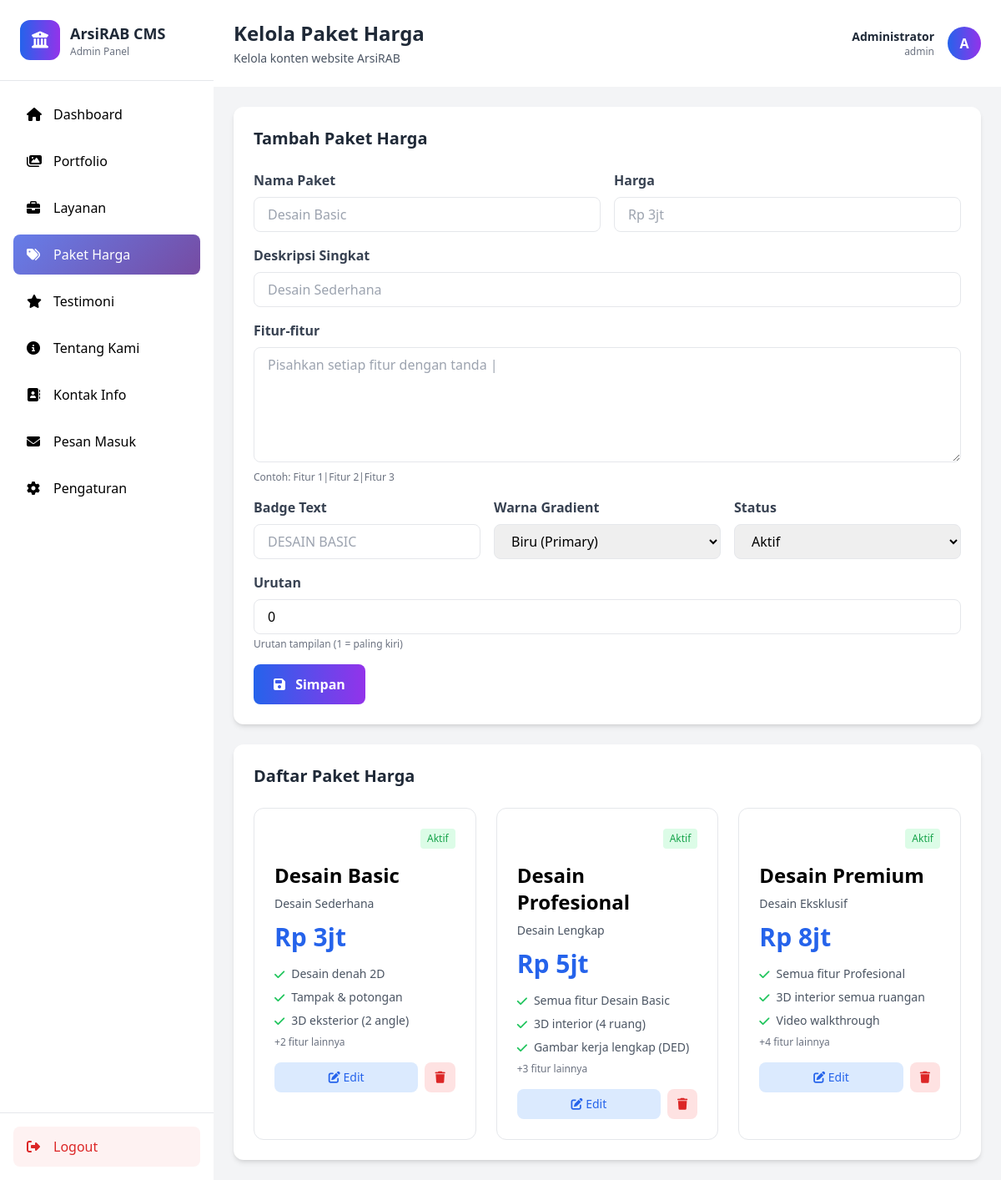
The page /admin/paket-harga.php (signed in) on the database its author committed.
### tables this page shows
CREATE TABLE IF NOT EXISTS paket_harga (
    id INT PRIMARY KEY AUTO_INCREMENT,
    nama_paket VARCHAR(100) NOT NULL,
    harga VARCHAR(50) NOT NULL,
    deskripsi TEXT,
    fitur TEXT,
    badge VARCHAR(50),
    warna_gradient VARCHAR(100),
    status ENUM('aktif', 'nonaktif') DEFAULT 'aktif',
    urutan INT DEFAULT 0,
    created_at TIMESTAMP DEFAULT CURRENT_TIMESTAMP,
    updated_at TIMESTAMP DEFAULT CURRENT_TIMESTAMP ON UPDATE CURRENT_TIMESTAMP
);

### admin/paket-harga.php (the view, shortened to what this page needs)
<?php
include 'header.php';
$conn = getConnection();
$stmt = $conn->query("SELECT * FROM paket_harga ORDER BY urutan ASC");
$pakets = $stmt->fetchAll();
$edit_data = null;
?>
<div class="bg-white rounded-xl shadow-md p-6 mb-6">
    <h3 class="text-xl font-bold text-gray-800 mb-6">
        <?= $edit_data ? 'Edit' : 'Tambah' ?> Paket Harga
    </h3>
    <form method="POST" class="space-y-4">
        <div class="grid md:grid-cols-2 gap-4">
            <div>
                <label class="block text-gray-700 font-semibold mb-2">Nama Paket</label>
                <input type="text" name="nama_paket" required
                       value="<?= $edit_data['nama_paket'] ?? '' ?>"
                       class="w-full px-4 py-2 border rounded-lg focus:outline-none focus:ring-2 focus:ring-blue-500"
                       placeholder="Desain Basic">
            </div>
            <div>
                <label class="block text-gray-700 font-semibold mb-2">Harga</label>
                <input type="text" name="harga" required
                       value="<?= $edit_data['harga'] ?? '' ?>"
                       class="w-full px-4 py-2 border rounded-lg focus:outline-none focus:ring-2 focus:ring-blue-500"
                       placeholder="Rp 3jt">
            </div>
        </div>
        <div>
            <label class="block text-gray-700 font-semibold mb-2">Deskripsi Singkat</label>
            <input type="text" name="deskripsi" required
                   value="<?= $edit_data['deskripsi'] ?? '' ?>"
                   class="w-full px-4 py-2 border rounded-lg focus:outline-none focus:ring-2 focus:ring-blue-500"
                   placeholder="Desain Sederhana">
        </div>
        <div>
            <label class="block text-gray-700 font-semibold mb-2">Fitur-fitur</label>
            <textarea name="fitur" rows="5" required
                      class="w-full px-4 py-2 border rounded-lg focus:outline-none focus:ring-2 focus:ring-blue-500"
                      placeholder="Pisahkan setiap fitur dengan tanda |"><?= $edit_data['fitur'] ?? '' ?></textarea>
            <p class="text-xs text-gray-500 mt-1">Contoh: Fitur 1|Fitur 2|Fitur 3</p>
        </div>
        <div class="grid md:grid-cols-3 gap-4">
            <div>
                <label class="block text-gray-700 font-semibold mb-2">Badge Text</label>
                <input type="text" name="badge" required
                       value="<?= $edit_data['badge'] ?? '' ?>"
                       class="w-full px-4 py-2 border rounded-lg focus:outline-none focus:ring-2 focus:ring-blue-500"
                       placeholder="DESAIN BASIC">
            </div>
            <div>
                <label class="block text-gray-700 font-semibold mb-2">Warna Gradient</label>
                <select name="warna_gradient" required
                        class="w-full px-4 py-2 border rounded-lg focus:outline-none focus:ring-2 focus:ring-blue-500">
                    <option value="gradient-primary" <?= ($edit_data['warna_gradient'] ?? '') === 'gradient-primary' ? 'selected' : '' ?>>Biru (Primary)</option>
                </select>
            </div>
            <div>
                <label class="block text-gray-700 font-semibold mb-2">Status</label>
                <select name="status" required
                        class="w-full px-4 py-2 border rounded-lg focus:outline-none focus:ring-2 focus:ring-blue-500">
                    <option value="aktif" <?= ($edit_data['status'] ?? 'aktif') === 'aktif' ? 'selected' : '' ?>>Aktif</option>
                </select>
            </div>
        </div>
        <div>
            <label class="block text-gray-700 font-semibold mb-2">Urutan</label>
            <input type="number" name="urutan" min="0"
                   value="<?= $edit_data['urutan'] ?? 0 ?>"
                   class="w-full px-4 py-2 border rounded-lg focus:outline-none focus:ring-2 focus:ring-blue-500">
            <p class="text-xs text-gray-500 mt-1">Urutan tampilan (1 = paling kiri)</p>
        </div>
        <div class="flex gap-3">
            <button type="submit"
                    class="bg-gradient-to-r from-blue-600 to-purple-600 text-white px-6 py-3 rounded-lg font-semibold hover:shadow-lg transition">
                <i class="fas fa-save mr-2"></i>
                <?= $edit_data ? 'Update' : 'Simpan' ?>
            </button>
        </div>
    </form>
</div>
<div class="bg-white rounded-xl shadow-md p-6">
    <h3 class="text-xl font-bold text-gray-800 mb-6">Daftar Paket Harga</h3>
    <div class="grid md:grid-cols-3 gap-6">
        <?php foreach ($pakets as $paket):
            $gradient_class = $paket['warna_gradient'];
        ?>
        <div class="border rounded-xl p-6 hover:shadow-lg transition">
            <div class="flex items-center justify-between mb-4">
                <span class="text-xs <?= $gradient_class ?> text-white px-3 py-1 rounded-full font-bold">
                </span>
                <?php if ($paket['status'] === 'aktif'): ?>
                    <span class="text-xs bg-green-100 text-green-600 px-2 py-1 rounded">Aktif</span>
                <?php else: ?>
                    <span class="text-xs bg-red-100 text-red-600 px-2 py-1 rounded">Nonaktif</span>
                <?php endif; ?>
            </div>
            <h4 class="text-2xl font-bold mb-2"><?= $paket['nama_paket'] ?></h4>
            <p class="text-gray-600 text-sm mb-3"><?= $paket['deskripsi'] ?></p>
            <div class="text-3xl font-bold text-blue-600 mb-4"><?= $paket['harga'] ?></div>
            <div class="space-y-2 mb-4">
                <?php
                $fiturs = explode('|', $paket['fitur']);
                foreach (array_slice($fiturs, 0, 3) as $fitur):
                ?>
                <div class="flex items-start text-sm text-gray-600">
                    <i class="fas fa-check text-green-500 mr-2 mt-1"></i>
                    <span><?= $fitur ?></span>
                </div>
                <?php endforeach; ?>
                <?php if (count($fiturs) > 3): ?>
                <p class="text-xs text-gray-500">+<?= count($fiturs) - 3 ?> fitur lainnya</p>
                <?php endif; ?>
            </div>
            <div class="flex gap-2">
                <a href="?edit=<?= $paket['id'] ?>"
                   class="flex-1 bg-blue-100 text-blue-600 px-3 py-2 rounded-lg text-sm text-center hover:bg-blue-200 transition">
                    <i class="fas fa-edit"></i> Edit
                </a>
                <a href="?delete=<?= $paket['id'] ?>"
                   onclick="return confirmDelete('Hapus paket ini?')"
                   class="bg-red-100 text-red-600 px-3 py-2 rounded-lg text-sm hover:bg-red-200 transition">
                    <i class="fas fa-trash"></i>
                </a>
            </div>
        </div>
        <?php endforeach; ?>
    </div>
</div>
<?php include 'footer.php'; ?>

### rows shown on the page
paket_harga: status "Aktif", nama_paket "Desain Basic", deskripsi "Desain Sederhana", harga "Rp 3jt", fitur "Desain denah 2D", fitur "Tampak & potongan", fitur "3D eksterior (2 angle)", count($fiturs)-3 "2"
paket_harga: status "Aktif", nama_paket "Desain Profesional", deskripsi "Desain Lengkap", harga "Rp 5jt", fitur "Semua fitur Desain Basic", fitur "3D interior (4 ruang)", fitur "Gambar kerja lengkap (DED)", count($fiturs)-3 "3"
paket_harga: status "Aktif", nama_paket "Desain Premium", deskripsi "Desain Eksklusif", harga "Rp 8jt", fitur "Semua fitur Profesional", fitur "3D interior semua ruangan", fitur "Video walkthrough", count($fiturs)-3 "4"

### other values the page prints
$page_title "Kelola Paket Harga"
$_SESSION['admin_nama'] "Administrator"
$_SESSION['admin_username'] "admin"
substr($_SESSION['admin_nama'] ?? 'A', 0, 1) "A"
